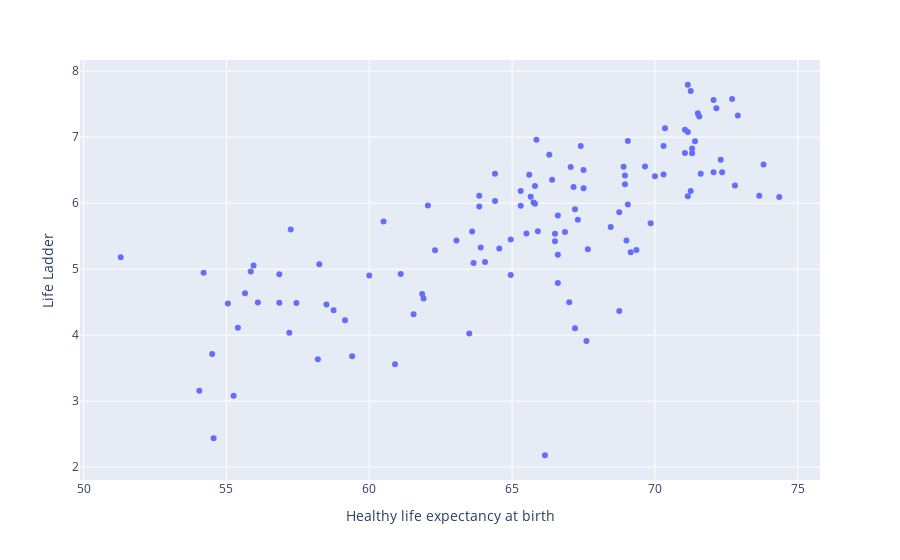

Notebook source saved alongside this figure:
### Markdown cell above
Wenn Sie die Maus über das Diagramm bewegen, werden zu jedem Punkt die x- und y-Werte angezeigt - praktisch. Noch besser wäre es, wenn wir zusätzlich zu jedem Punkt sehen würden, welches Land sich dahinter verbirgt. Dies können wir erreichen, indem wir dem Befehl `px.scatter` über das Argument `hover_name=` den Spaltennamen des DataFrames übergeben, der zu jedem Punkt den Namen des Landes enthält,hier also: `Country name`:

### Code cell
px.scatter(data_frame=whr_2021, x="Healthy life expectancy at birth", y="Life Ladder", hover_name="Country name")

### Figure 1 — Plotly figure (JSON) as saved in the notebook; plotly's stock layout.template omitted (floating-point values rounded to 4 significant figures)
{"data": [{"hovertemplate": "<b>%{hovertext}</b><br><br>Healthy life expectancy at birth=%{x}<br>Life Ladder=%{y}<extra></extra>", "hovertext": ["Afghanistan", "Albania", "Algeria", "Argentina", "Armenia", "Australia", "Austria", "Benin", "Bolivia", "Bosnia and Herzegovina", "Brazil", "Bulgaria", "Burkina Faso", "Cambodia", "Cameroon", "Canada", "Chile", "China", "Colombia", "Congo (Brazzaville)", "Costa Rica", "Croatia", "Cyprus", "Czechia", "Denmark", "Dominican Republic", "Ecuador", "Egypt", "El Salvador", "Estonia", "Finland", "France", "Gabon", "Georgia", "Germany", "Ghana", "Greece", "Guinea", "Honduras", "Hong Kong S.A.R. of China", "Hungary", "Iceland", "India", "Indonesia", "Iran", "Iraq", "Ireland", "Israel", "Italy", "Ivory Coast", "Jamaica", "Japan", "Jordan", "Kazakhstan", "Kenya", "Kosovo", "Kyrgyzstan", "Laos", "Latvia", "Lebanon", "Lithuania", "Malawi", "Mali", "Malta", "Mauritius", "Mexico", "Moldova", "Mongolia", "Morocco", "Mozambique", "Myanmar", "Namibia", "Nepal", "Netherlands", "New Zealand", "Nicaragua", "Nigeria", "North Macedonia", "Norway", "Pakistan", "Panama", "Paraguay", "Peru", "Philippines", "Poland", "Portugal", "Romania", "Russia", "Saudi Arabia", "Senegal", "Serbia", "Sierra Leone", "Singapore", "Slovakia", "Slovenia", "South Africa", "South Korea", "Spain", "Sri Lanka", "Sweden", "Switzerland", "Taiwan Province of China", "Tajikistan", "Tanzania", "Thailand", "Togo", "Tunisia", "Turkey", "Uganda", "Ukraine", "United Arab Emirates", "United Kingdom", "United States", "Uruguay", "Uzbekistan", "Venezuela", "Vietnam", "Zambia", "Zimbabwe"], "legendgroup": "", "marker": {"color": "#636efa", "symbol": "circle"}, "mode": "markers", "name": "", "orientation": "v", "showlegend": false, "type": "scatter", "x": [54.55, 69.15, 66.6, 67.2, 67.65, 71.05, 71.15, 56.1, 63.6, 67.3, 65.75, 66.5, 55.65, 61.9, 55.85, 71.4, 70.3, 68.75, 69.35, 56.85, 70, 68.95, 72.8, 69.05, 71.25, 64.4, 69, 63.5, 65.6, 69.65, 71.15, 72.3, 58.25, 64.95, 71.3, 58.75, 71.15, 54.2, 63.85, null, 67.5, 72.05, 60.9, 63.05, 66.6, 63.65, 71.3, 72.7, 72.05, 55.95, 66.6, 74.35, 67.6, 65.8, 58.5, null, 66.85, 61.1, 66.4, 66.15, 67.4, 58.2, 55.4, 71.6, 63.85, 65.8, 65.3, 60.5, 63.9, 51.3, 61.55, 56.85, 61.85, 71.55, 70.35, 65.65, 55.05, 66.5, 71.5, 57.45, 68.9, 65.9, 69.85, 62.05, 69.05, 71.25, 67.05, 64.95, 64.4, 60, 67.15, 54.5, 73.8, 68.95, 71.05, 57.25, 73.65, 72.35, 67.2, 72.15, 72.9, null, 62.3, 59.4, 68.45, 57.2, 67, 68.75, 59.15, 64.55, 66.3, 70.3, 65.85, 67.5, 65.3, 64.05, 65.5, 55.25, 54.05], "xaxis": "x", "y": [2.436, 5.255, 5.217, 5.908, 5.301, 7.112, 7.08, 4.493, 5.569, 5.749, 6.01, 5.422, 4.636, 4.555, 4.963, 6.939, 6.436, 5.863, 5.29, 4.921, 6.408, 6.287, 6.269, 6.942, 7.699, 6.031, 5.435, 4.026, 6.431, 6.554, 7.794, 6.656, 5.075, 4.911, 6.755, 4.378, 6.104, 4.945, 6.114, 5.322, 6.227, 7.565, 3.558, 5.433, 4.788, 5.094, 6.828, 7.578, 6.467, 5.056, 5.814, 6.091, 3.909, 6.26, 4.465, 6.648, 5.564, 4.927, 6.353, 2.179, 6.865, 3.635, 4.113, 6.444, 5.949, 5.991, 5.959, 5.721, 5.326, 5.178, 4.314, 4.491, 4.622, 7.314, 7.137, 6.095, 4.479, 5.535, 7.362, 4.487, 6.553, 5.576, 5.694, 5.965, 5.978, 6.183, 6.549, 5.448, 6.445, 4.903, 6.245, 3.714, 6.587, 6.419, 6.761, 5.599, 6.113, 6.47, 4.103, 7.439, 7.328, 6.247, 5.287, 3.681, 5.638, 4.037, 4.499, 4.367, 4.225, 5.311, 6.733, 6.867, 6.959, 6.502, 6.185, 5.108, 5.54, 3.082, 3.155], "yaxis": "y"}], "layout": {"autosize": true, "legend": {"tracegroupgap": 0}, "margin": {"t": 60}, "xaxis": {"anchor": "y", "autorange": true, "domain": [0, 1], "range": [49.9, 75.75], "title": {"text": "Healthy life expectancy at birth"}, "type": "linear"}, "yaxis": {"anchor": "x", "autorange": true, "domain": [0, 1], "range": [1.744, 8.229], "title": {"text": "Life Ladder"}, "type": "linear"}}}
